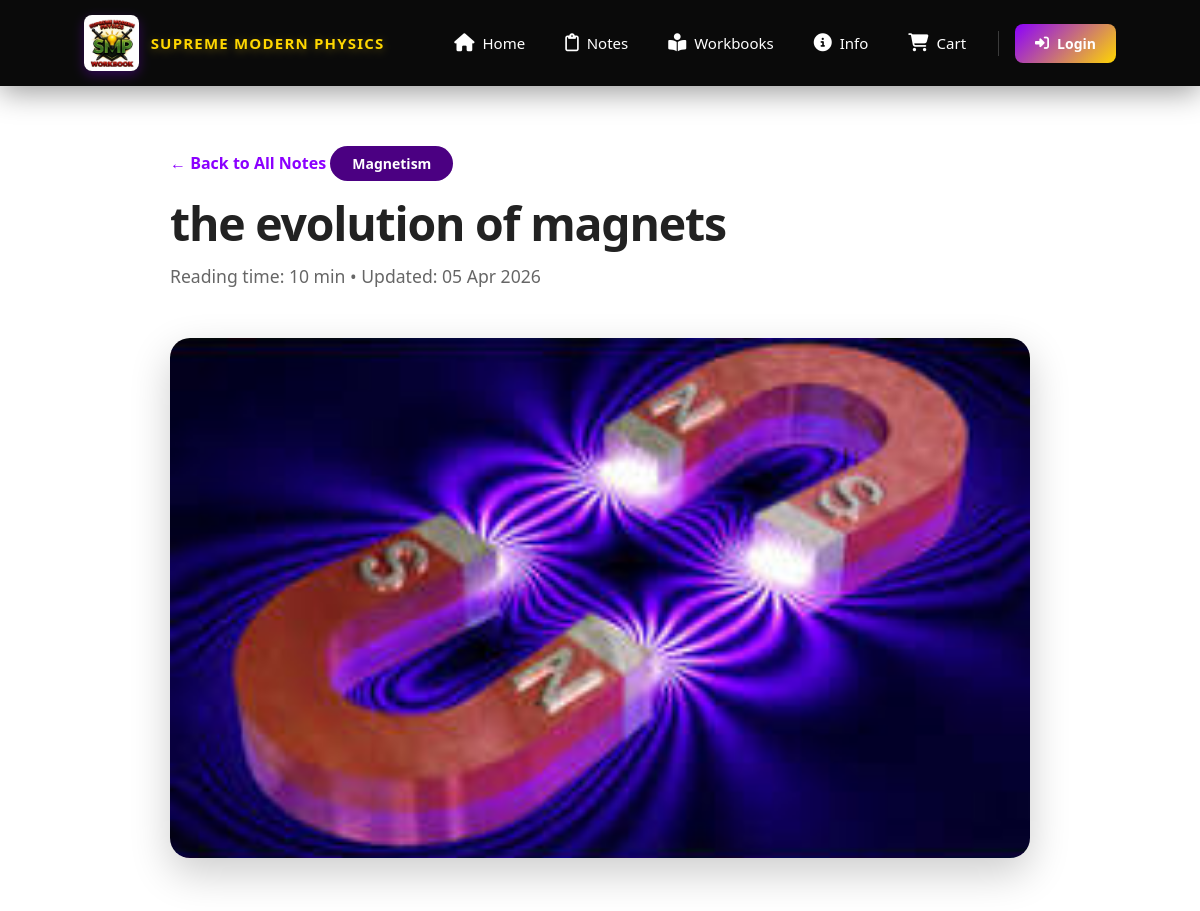
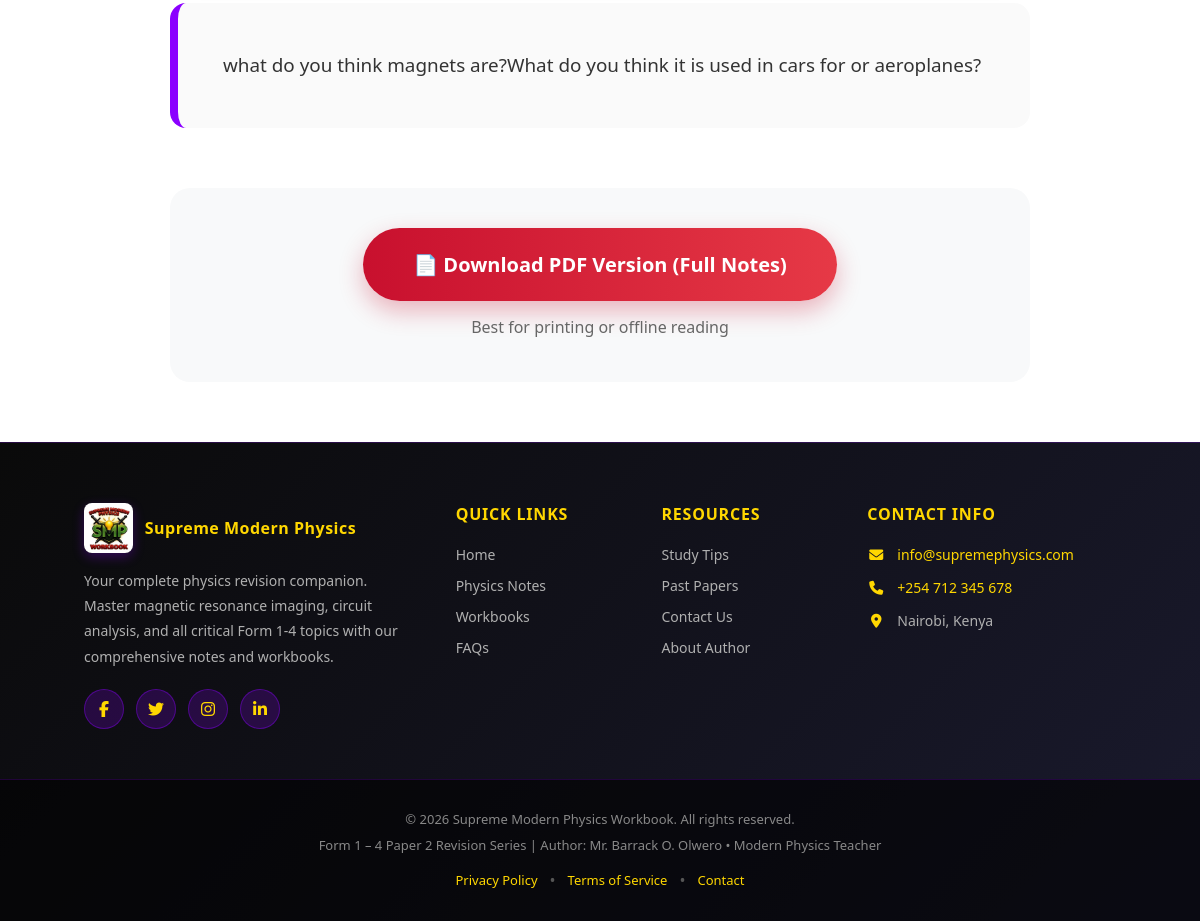
The page /notes/detail/1/ on the database its author committed (2 pictures, top to bottom).
### notes/models.py (models this page shows, shortened)
class Note(models.Model):
    title = models.CharField(max_length=200)
    category = models.ForeignKey(Category, on_delete=models.CASCADE, related_name="notes")
    description = models.TextField(blank=True)
    content = models.TextField(blank=True)           # Full note content
    pdf_file = models.FileField(upload_to='notes/pdfs/', blank=True, null=True)
    image = models.ImageField(upload_to='notes/images/', blank=True, null=True)
    read_time = models.CharField(max_length=20, default="10 min")
    created_at = models.DateTimeField(auto_now_add=True)
    updated_at = models.DateTimeField(auto_now=True)
    class Meta:
        ordering = ['-created_at']

class Category(models.Model):
    name = models.CharField(max_length=100, unique=True)
    slug = models.SlugField(unique=True, blank=True)
    class Meta:
        verbose_name_plural = "Categories"

### notes/views.py (the view)
# urls.py: path('detail/<int:note_id>/', views.note_detail, name='detail'),
def note_detail(request, note_id):
    note = get_object_or_404(Note, id=note_id)
    context = {
        'note': note,
    }
    return render(request, 'notes/detail.html', context)

### notes/templates/notes/detail.html (shortened to what this page needs)
{% extends 'base.html' %}
{% load static %}
{% block content %}
<div class="note-detail-page">
    <div class="note-detail-header">
        <a href="{% url 'notes:index' %}" class="back-btn">← Back to All Notes</a>
        <div class="note-category">{{ note.category.name }}</div>
        <h1>{{ note.title }}</h1>
        <p class="meta-info">
            Reading time: {{ note.read_time }}
            • Updated: {{ note.updated_at|date:"d M Y" }}
        </p>
    </div>
    <div class="note-content">
        {% if note.image %}
            <img src="{{ note.image.url }}" alt="{{ note.title }}" class="note-image">
        {% endif %}
        <div class="note-body">
            {{ note.content|linebreaks }}
        </div>
        {% if note.pdf_file %}
        <div class="pdf-download-section">
            <a href="{{ note.pdf_file.url }}" target="_blank" class="pdf-download-btn">
                📄 Download PDF Version (Full Notes)
            </a>
            <p class="pdf-note">Best for printing or offline reading</p>
        </div>
        {% else %}
        <div class="no-pdf">
            <p>No PDF available for this note yet.</p>
        </div>
        {% endif %}
    </div>
</div>
{% endblock %}

### static/css/style.css (style rules this page uses)
* { margin: 0; padding: 0; box-sizing: border-box; }
body { font-family: 'Segoe UI', Tahoma, Geneva, Verdana, sans-serif; }
h1 { font-size: 4.1rem; line-height: 1.05; margin-bottom: 32px; font-weight: 700; letter-spacing: -1.2px; }
.note-category { display: inline-block; background: #4b0082; color: white; font-size: 13.5px; padding: 6px 18px; border-radius: 30px; margin-bottom: 18px; font-weight: 600; }
.note-detail-page { padding: 60px 10%; max-width: 1000px; margin: 0 auto; background: white; min-height: 100vh; }
.note-detail-header { margin-bottom: 50px; }
.back-btn { color: #8b00ff; text-decoration: none; font-weight: 600; margin-bottom: 20px; display: inline-block; }
.note-category { display: inline-block; background: #4b0082; color: white; padding: 8px 20px; border-radius: 30px; font-size: 14px; margin-bottom: 15px; }
.note-detail-header h1 { font-size: 2.8rem; color: #222; margin-bottom: 12px; }
.note-content { line-height: 1.85; font-size: 1.15rem; color: #333; }
.note-image { width: 100%; max-height: 500px; object-fit: cover; border-radius: 20px; margin-bottom: 40px; box-shadow: 0 15px 40px rgba(0,0,0,0.15); }
.note-body { background: #f9f9f9; padding: 40px; border-radius: 16px; border-left: 6px solid #8b00ff; }
.note-detail-page { padding: 60px 10%; max-width: 1100px; margin: 0 auto; background: white; min-height: 100vh; }
.back-btn { color: #8b00ff; text-decoration: none; font-weight: 600; display: inline-block; margin-bottom: 20px; }
.note-category { display: inline-block; background: #4b0082; color: white; padding: 8px 22px; border-radius: 30px; font-size: 14px; margin-bottom: 15px; }
.note-detail-header h1 { font-size: 2.9rem; color: #222; margin-bottom: 12px; line-height: 1.2; }
.meta-info { color: #666; font-size: 1.1rem; }
.note-content { line-height: 1.85; font-size: 1.18rem; color: #333; }
.note-image { width: 100%; max-height: 520px; object-fit: cover; border-radius: 20px; margin-bottom: 45px; box-shadow: 0 15px 40px rgba(0,0,0,0.2); }
.note-body { background: #fafafa; padding: 45px; border-radius: 16px; border-left: 8px solid #8b00ff; margin-bottom: 50px; }
.pdf-download-section { text-align: center; margin-top: 60px; padding: 40px; background: #f8f9fa; border-radius: 20px; }
.pdf-download-btn { display: inline-block; background: linear-gradient(90deg, #c8102e, #e63946); color: white; padding: 18px 50px; border-radius: 50px; font-size: 1.25rem; font-weight: 700; text-decoration: none; box-shadow: 0 10px 25px rgba(200, 16, 46, 0.3); transition: all 0.4s; }
.pdf-note { margin-top: 12px; color: #666; font-size: 1rem; }
:root { --gold: #ffd700; --purple: #8b00ff; --dark-bg: #0a0a0f; --glass: rgba(255, 255, 255, 0.05); --glass-border: rgba(255, 255, 255, 0.1); }

### rows shown on the page
Note: category.name "Magnetism", title "the evolution of magnets", read_time "10 min", updated_at "05 Apr 2026", image (picture), content "what do you think magnets are?What do you think it is used in cars for or aeroplanes?"
